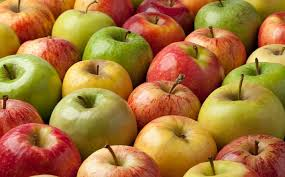
#> input picture 2023/Reconocimiento de imágenes de personas y objetos/Tema 1/2 Transformaciones-20230629/mezcla.png, 285 x 177 px
$ python a2-2histogramaA.py
#> lines starting #> are read from the running program, lines starting #| are printed output that depends on the picture
import cv2
import matplotlib.pyplot as plt

imagen = cv2.imread("mezcla.png")
#> imagen is the input picture: shape (177, 285, 3); mean B, G, R 57.9, 116.8, 167.1
imagenRGB = cv2.cvtColor(imagen, cv2.COLOR_BGR2HSV)
#> imagenRGB: shape (177, 285, 3); mean H, S, V 26.7, 179.4, 168.4

color = ('b','g','w')
for i,col in enumerate(color):
  histograma = cv2.calcHist([imagenRGB],[i],None,[256],[0,256])
  plt.plot(histograma ,color = col)
  #plt.xlim([0,256])
  plt.xlim([10,250])
  plt.ylim([0,3000])
plt.show()
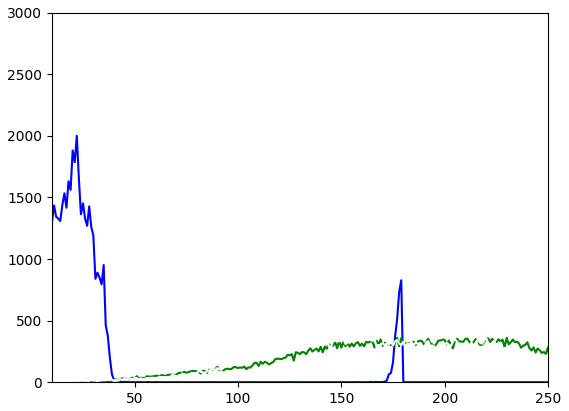
#> figure drawn by matplotlib, 1 panel; curve peaks at x = 22, y = 2000; curve peaks at x = 255, y = 3411; curve peaks at x = 255, y = 1019

$ run again, with 2023/Reconocimiento de imágenes de personas y objetos/Tema 1/2 Transformaciones-20230629/clima1.png copied over 2023/Reconocimiento de imágenes de personas y objetos/Tema 1/2 Transformaciones-20230629/mezcla.png
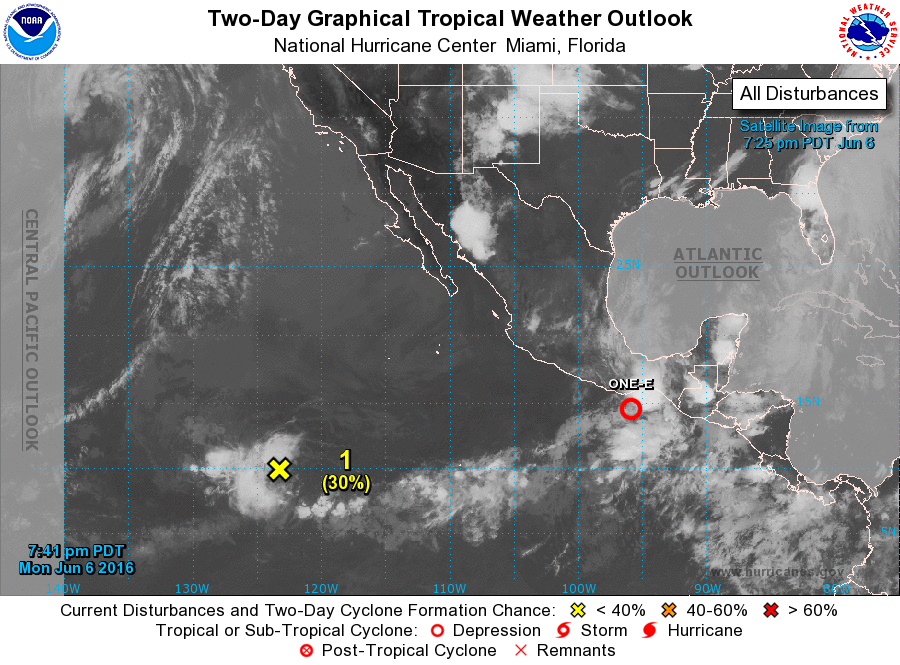
#> input picture 2023/Reconocimiento de imágenes de personas y objetos/Tema 1/2 Transformaciones-20230629/clima1.png, 900 x 665 px
#> imagen is the input picture: shape (665, 900, 3); mean B, G, R 134.8, 134.3, 133.5
#> imagenRGB: shape (665, 900, 3); mean H, S, V 4.2, 5.5, 136.2
#> `plt.show()`:
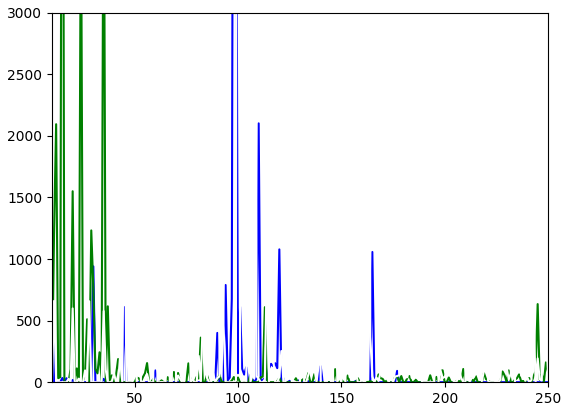
#> figure drawn by matplotlib, 1 panel; curve peaks at x = 0, y = 553265; curve peaks at x = 0, y = 548058; curve peaks at x = 255, y = 112669

$ run again, with 2023/Reconocimiento de imágenes de personas y objetos/Tema 1/2 Transformaciones-20230629/clima2.png copied over 2023/Reconocimiento de imágenes de personas y objetos/Tema 1/2 Transformaciones-20230629/mezcla.png
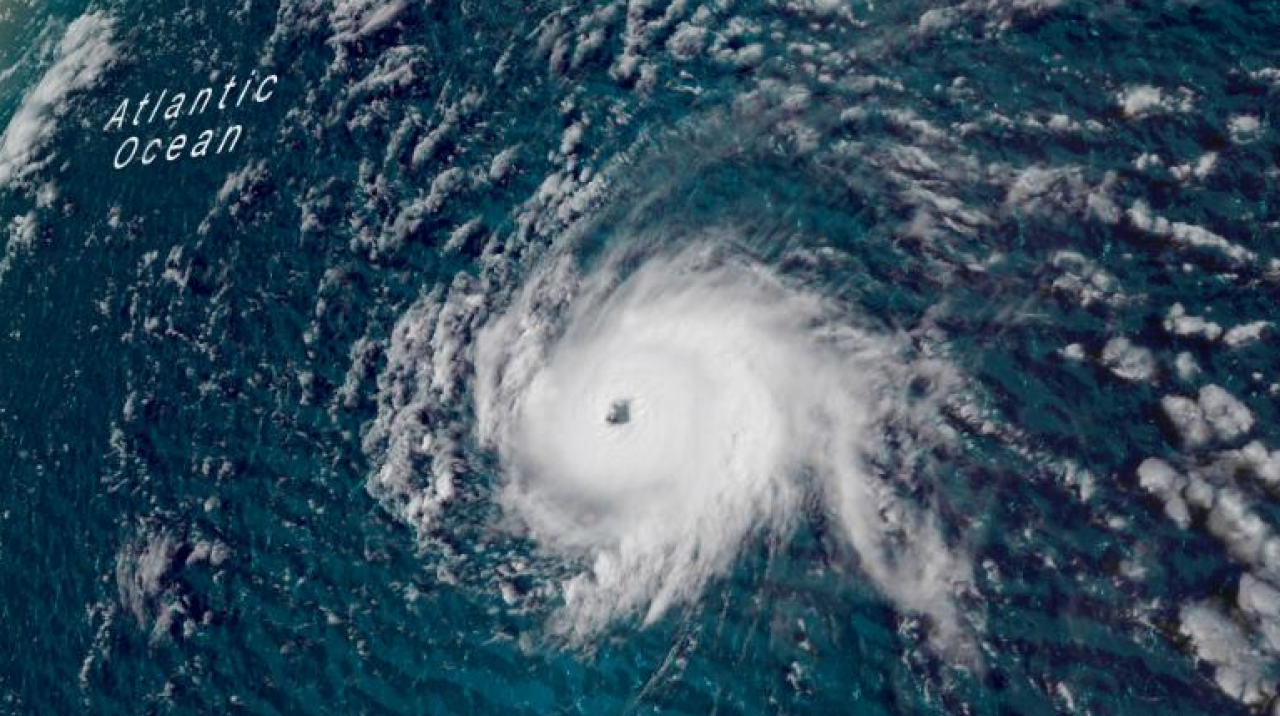
#> input picture 2023/Reconocimiento de imágenes de personas y objetos/Tema 1/2 Transformaciones-20230629/clima2.png, 1280 x 716 px
#> imagen is the input picture: shape (716, 1280, 3); mean B, G, R 96.2, 80.4, 57.3
#> imagenRGB: shape (716, 1280, 3); mean H, S, V 101.2, 137.6, 96.2
#> `plt.show()`:
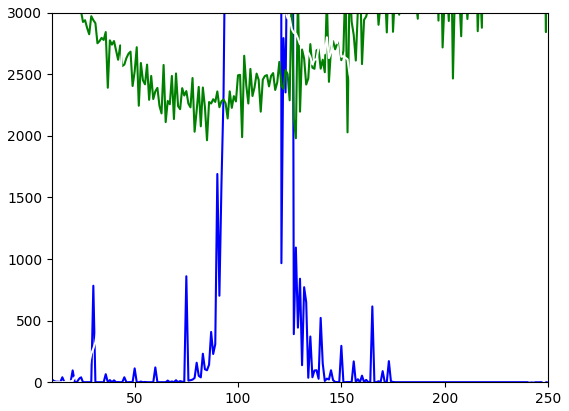
#> figure drawn by matplotlib, 1 panel; curve peaks at x = 101, y = 86526; curve peaks at x = 255, y = 74482; curve peaks at x = 63, y = 16853
